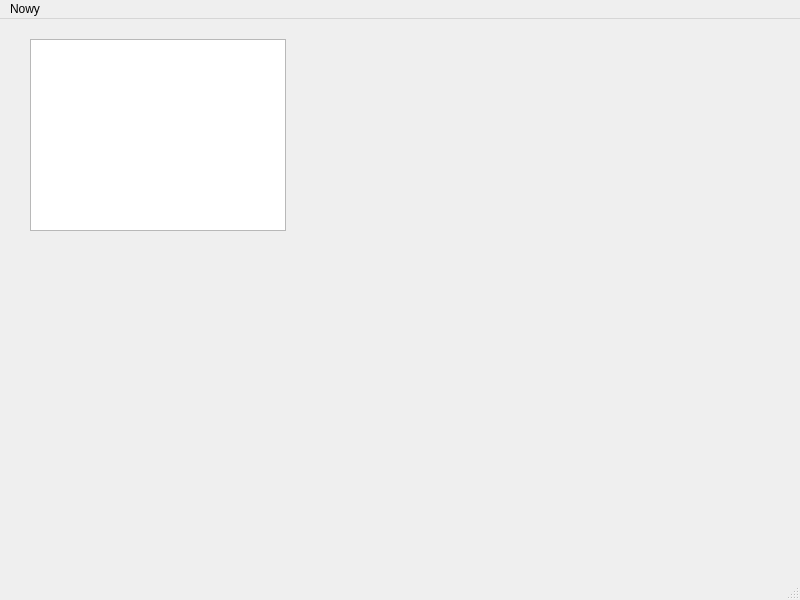
<?xml version="1.0" encoding="UTF-8"?>
<ui version="4.0">
 <class>MainWindow</class>
 <widget class="QMainWindow" name="MainWindow">
  <property name="geometry">
   <rect>
    <x>0</x>
    <y>0</y>
    <width>800</width>
    <height>600</height>
   </rect>
  </property>
  <property name="windowTitle">
   <string>MainWindow</string>
  </property>
  <widget class="QWidget" name="centralwidget">
   <widget class="QListView" name="listViewNotes">
    <property name="geometry">
     <rect>
      <x>30</x>
      <y>20</y>
      <width>256</width>
      <height>192</height>
     </rect>
    </property>
   </widget>
  </widget>
  <widget class="QMenuBar" name="menubar">
   <property name="geometry">
    <rect>
     <x>0</x>
     <y>0</y>
     <width>800</width>
     <height>20</height>
    </rect>
   </property>
   <widget class="QMenu" name="menuMenu">
    <property name="title">
     <string>Nowy</string>
    </property>
    <addaction name="actionNotatka"/>
    <addaction name="actionPlan"/>
    <addaction name="actionLista"/>
   </widget>
   <addaction name="menuMenu"/>
  </widget>
  <widget class="QStatusBar" name="statusbar"/>
  <action name="actionNotatka">
   <property name="text">
    <string>Notatka</string>
   </property>
  </action>
  <action name="actionPlan">
   <property name="text">
    <string>Plan</string>
   </property>
  </action>
  <action name="actionLista">
   <property name="text">
    <string>Lista</string>
   </property>
  </action>
 </widget>
 <resources/>
 <connections/>
</ui>
